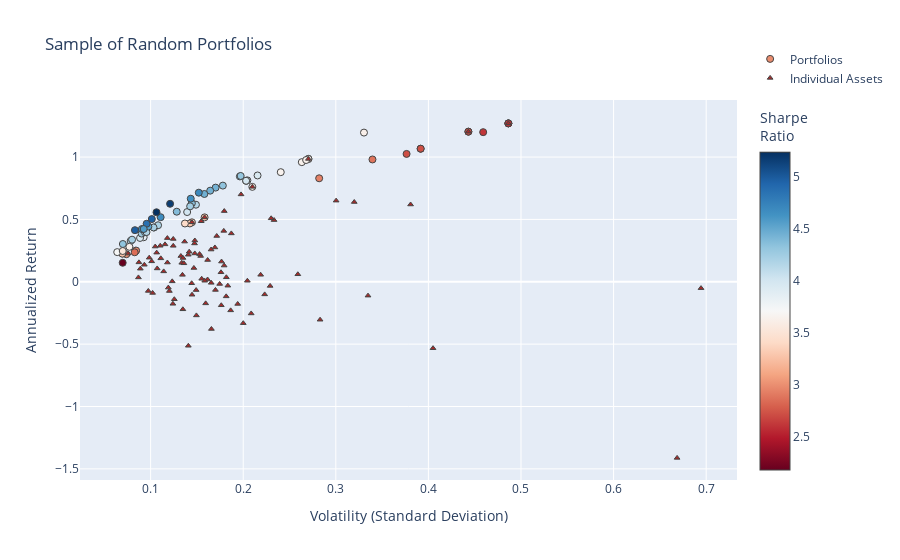

Notebook code cell kept with this figure:
### Code cell
fig2 = go.Figure()

fig2.add_trace(go.Scatter(
    x=[np.sqrt(p["variance"]) for p in dominant_portfolios],  # Convert variance to volatility
    y=[p["return"] for p in dominant_portfolios],
    mode='markers',
    marker=dict(
        color=[p["return"] / (np.sqrt(p["variance"])) for p in dominant_portfolios],  # Sharpe Ratio
        showscale=True,
        size=7,
        line=dict(width=1),
        colorscale="RdBu",
        colorbar=dict(title="Sharpe<br>Ratio")
    ),
    hoverinfo='text',
    text=[
        f"Return: {p['return']:.3%}<br>Volatility: {np.sqrt(p['variance']):.3f}<br>" +
        f"Sharpe Ratio: {p['sharpe']:.3f}<br>" +
        "<br>".join([f"{p['tickers'][i]}: Weight={p['weights'][i]:.3f}" for i in range(len(p['tickers']))])
        for p in dominant_portfolios
    ],
    name="Portfolios"
))

fig2.add_trace(go.Scatter(
    x=volatility,
    y=annualized_returns,
    mode='markers',
    hoverinfo='text',
    hovertext=[
        f"{name} <br>Volatility: {vol:.3f} <br>Returns: {ret:.3%} <br>Sharpe Ratio: {sr:.3f}"
        for name, vol, ret, sr in zip(names, volatility, annualized_returns, sharpe_ratios)
    ],
    marker=dict(
        color='brown',
        size=5,
        symbol='triangle-up',  # Sets the marker shape to a triangle
        line=dict(width=1)
    ),
    name="Individual Assets"
))

fig2.update_layout(
    title='Sample of Random Portfolios',
    xaxis_title='Volatility (Standard Deviation)',
    yaxis_title='Annualized Return',
    legend=dict(y=5
    )
)

fig2.show()

### Figure 1 — Plotly figure (JSON) as saved in the notebook; plotly's stock layout.template omitted (floating-point values rounded to 4 significant figures)
{"data": [{"hoverinfo": "text", "marker": {"color": [2.992, 2.96, 3.626, 2.965, 3.297, 2.855, 4.173, 2.182, 4.196, 3.262, 4.148, 2.611, 2.611, 2.942, 3.25, 4.332, 4.195, 3.975, 3.635, 4.354, 3.653, 3.246, 3.285, 3.409, 4.672, 4.229, 3.856, 5.239, 4.323, 4.453, 3.964, 4.221, 4.699, 2.888, 4.647, 4.28, 4.223, 4.008, 2.613, 4.961, 4.381, 4.436, 3.987, 4.229, 3.643, 2.723, 3.643, 4.444, 4.169, 4.24, 4.668, 3.987, 4.299, 4.537, 4.861, 2.724, 3.718, 4.981, 2.715, 3.955, 4.573, 2.724, 4.3, 3.643, 2.715, 2.611, 3.62, 3.529, 3.643, 5.165], "colorbar": {"title": {"text": "Sharpe<br>Ratio"}}, "colorscale": [[0, "rgb(103,0,31)"], [0.1, "rgb(178,24,43)"], [0.2, "rgb(214,96,77)"], [0.3, "rgb(244,165,130)"], [0.4, "rgb(253,219,199)"], [0.5, "rgb(247,247,247)"], [0.6, "rgb(209,229,240)"], [0.7, "rgb(146,197,222)"], [0.8, "rgb(67,147,195)"], [0.9, "rgb(33,102,172)"], [1, "rgb(5,48,97)"]], "line": {"width": 1}, "showscale": true, "size": 7}, "mode": "markers", "name": "Portfolios", "text": ["Return: 22.091%<br>Volatility: 0.074<br>Sharpe Ratio: 2.992<br>COST_Close: Weight=0.000<br>KO_Close: Weight=0.956<br>SRE_Close: Weight=0.044", "Return: 24.852%<br>Volatility: 0.084<br>Sharpe Ratio: 2.960<br>DIS_Close: Weight=0.000<br>SRE_Close: Weight=0.209<br>AMZN_Close: Weight=0.310<br>LMT_Close: Weight=0.482", "Return: 76.095%<br>Volatility: 0.210<br>Sharpe Ratio: 3.626<br>SYY_Close: Weight=0.000<br>GE_Close: Weight=0.000<br>PYPL_Close: Weight=1.000", "Return: 25.002%<br>Volatility: 0.084<br>Sharpe Ratio: 2.965<br>ABT_Close: Weight=0.197<br>PEP_Close: Weight=0.468<br>DE_Close: Weight=0.334", "Return: 47.674%<br>Volatility: 0.145<br>Sharpe Ratio: 3.297<br>BTI_Close: Weight=0.000<br>ZBH_Close: Weight=0.000<br>MCD_Close: Weight=1.000", "Return: 23.644%<br>Volatility: 0.083<br>Sharpe Ratio: 2.855<br>V_Close: Weight=0.607<br>JPM_Close: Weight=0.000<br>PEP_Close: Weight=0.393", "Return: 32.746%<br>Volatility: 0.078<br>Sharpe Ratio: 4.173<br>MRK_Close: Weight=0.000<br>WFC_Close: Weight=0.000<br>META_Close: Weight=0.349<br>KO_Close: Weight=0.651", "Return: 15.240%<br>Volatility: 0.070<br>Sharpe Ratio: 2.182<br>BSX_Close: Weight=0.175<br>AEP_Close: Weight=0.481<br>CSCO_Close: Weight=0.000<br>RTX_Close: Weight=0.344", "Return: 43.528%<br>Volatility: 0.104<br>Sharpe Ratio: 4.196<br>AEP_Close: Weight=0.333<br>ORCL_Close: Weight=0.276<br>BA_Close: Weight=0.391", "Return: 51.648%<br>Volatility: 0.158<br>Sharpe Ratio: 3.262<br>TXN_Close: Weight=0.000<br>META_Close: Weight=1.000<br>BIIB_Close: Weight=0.000", "Return: 61.793%<br>Volatility: 0.149<br>Sharpe Ratio: 4.148<br>INTC_Close: Weight=0.000<br>PYPL_Close: Weight=0.595<br>DE_Close: Weight=0.405", "Return: 126.996%<br>Volatility: 0.486<br>Sharpe Ratio: 2.611<br>VRTX_Close: Weight=1.000<br>GE_Close: Weight=0.000<br>QCOM_Close: Weight=0.000", "Return: 126.996%<br>Volatility: 0.486<br>Sharpe Ratio: 2.611<br>QCOM_Close: Weight=0.000<br>VRTX_Close: Weight=1.000<br>GIS_Close: Weight=0.000", "Return: 82.967%<br>Volatility: 0.282<br>Sharpe Ratio: 2.942<br>VRTX_Close: Weight=0.405<br>MO_Close: Weight=0.000<br>REGN_Close: Weight=0.411<br>GOOGL_Close: Weight=0.184", "Return: 22.638%<br>Volatility: 0.070<br>Sharpe Ratio: 3.250<br>BTI_Close: Weight=0.000<br>PM_Close: Weight=0.000<br>CRM_Close: Weight=0.187<br>KO_Close: Weight=0.813", "Return: 77.110%<br>Volatility: 0.178<br>Sharpe Ratio: 4.332<br>VRTX_Close: Weight=0.191<br>ETN_Close: Weight=0.160<br>PYPL_Close: Weight=0.649<br>CVX_Close: Weight=0.000", "Return: 45.331%<br>Volatility: 0.108<br>Sharpe Ratio: 4.195<br>ORCL_Close: Weight=0.183<br>TMO_Close: Weight=0.146<br>REGN_Close: Weight=0.157<br>MCD_Close: Weight=0.514", "Return: 81.306%<br>Volatility: 0.205<br>Sharpe Ratio: 3.975<br>EW_Close: Weight=0.361<br>BABA_Close: Weight=0.639<br>CVX_Close: Weight=0.000", "Return: 28.022%<br>Volatility: 0.077<br>Sharpe Ratio: 3.635<br>EW_Close: Weight=0.191<br>KO_Close: Weight=0.809<br>MO_Close: Weight=0.000", "Return: 62.947%<br>Volatility: 0.145<br>Sharpe Ratio: 4.354<br>VRTX_Close: Weight=0.176<br>INTC_Close: Weight=0.000<br>NFLX_Close: Weight=0.081<br>MCD_Close: Weight=0.743", "Return: 87.884%<br>Volatility: 0.241<br>Sharpe Ratio: 3.653<br>BABA_Close: Weight=0.894<br>GIS_Close: Weight=0.000<br>VZ_Close: Weight=0.106", "Return: 22.541%<br>Volatility: 0.069<br>Sharpe Ratio: 3.246<br>GILD_Close: Weight=0.178<br>PG_Close: Weight=0.000<br>T_Close: Weight=0.000<br>KO_Close: Weight=0.822", "Return: 46.775%<br>Volatility: 0.142<br>Sharpe Ratio: 3.285<br>NVDA_Close: Weight=0.241<br>LMT_Close: Weight=0.759<br>COST_Close: Weight=0.000", "Return: 46.729%<br>Volatility: 0.137<br>Sharpe Ratio: 3.409<br>MSFT_Close: Weight=0.407<br>BIIB_Close: Weight=0.000<br>ISRG_Close: Weight=0.593<br>CSCO_Close: Weight=0.000", "Return: 51.780%<br>Volatility: 0.111<br>Sharpe Ratio: 4.672<br>ABBV_Close: Weight=0.220<br>PYPL_Close: Weight=0.305<br>MCD_Close: Weight=0.437<br>AMZN_Close: Weight=0.038", "Return: 39.731%<br>Volatility: 0.094<br>Sharpe Ratio: 4.229<br>NEE_Close: Weight=0.596<br>DHR_Close: Weight=0.000<br>T_Close: Weight=0.000<br>ISRG_Close: Weight=0.404", "Return: 35.676%<br>Volatility: 0.093<br>Sharpe Ratio: 3.856<br>AEP_Close: Weight=0.440<br>ISRG_Close: Weight=0.396<br>SYY_Close: Weight=0.000<br>AMZN_Close: Weight=0.163", "Return: 55.730%<br>Volatility: 0.106<br>Sharpe Ratio: 5.239<br>AMD_Close: Weight=0.000<br>META_Close: Weight=0.246<br>BA_Close: Weight=0.317<br>MCD_Close: Weight=0.438", "Return: 30.277%<br>Volatility: 0.070<br>Sharpe Ratio: 4.323<br>KO_Close: Weight=0.548<br>PG_Close: Weight=0.000<br>META_Close: Weight=0.286<br>JNJ_Close: Weight=0.166", "Return: 70.386%<br>Volatility: 0.158<br>Sharpe Ratio: 4.453<br>NKE_Close: Weight=0.039<br>PYPL_Close: Weight=0.474<br>BA_Close: Weight=0.487<br>PFE_Close: Weight=0.000", "Return: 35.129%<br>Volatility: 0.089<br>Sharpe Ratio: 3.964<br>MDT_Close: Weight=0.000<br>KO_Close: Weight=0.880<br>QCOM_Close: Weight=0.000<br>VRTX_Close: Weight=0.120", "Return: 33.747%<br>Volatility: 0.080<br>Sharpe Ratio: 4.221<br>VZ_Close: Weight=0.000<br>DE_Close: Weight=0.253<br>ORCL_Close: Weight=0.221<br>NEE_Close: Weight=0.526", "Return: 71.448%<br>Volatility: 0.152<br>Sharpe Ratio: 4.699<br>VRTX_Close: Weight=0.147<br>IBM_Close: Weight=0.000<br>PYPL_Close: Weight=0.508<br>DE_Close: Weight=0.344", "Return: 98.066%<br>Volatility: 0.340<br>Sharpe Ratio: 2.888<br>NVDA_Close: Weight=0.605<br>NFLX_Close: Weight=0.395<br>XOM_Close: Weight=0.000", "Return: 66.618%<br>Volatility: 0.143<br>Sharpe Ratio: 4.647<br>XOM_Close: Weight=0.000<br>V_Close: Weight=0.294<br>BABA_Close: Weight=0.305<br>BA_Close: Weight=0.401", "Return: 38.653%<br>Volatility: 0.090<br>Sharpe Ratio: 4.280<br>K_Close: Weight=0.000<br>ABBV_Close: Weight=0.238<br>UNH_Close: Weight=0.359<br>MCD_Close: Weight=0.404", "Return: 43.562%<br>Volatility: 0.103<br>Sharpe Ratio: 4.223<br>BABA_Close: Weight=0.332<br>GOOGL_Close: Weight=0.000<br>PEP_Close: Weight=0.554<br>HON_Close: Weight=0.114", "Return: 55.902%<br>Volatility: 0.139<br>Sharpe Ratio: 4.008<br>LLY_Close: Weight=0.000<br>GOOGL_Close: Weight=0.094<br>ORCL_Close: Weight=0.319<br>BA_Close: Weight=0.587", "Return: 119.958%<br>Volatility: 0.459<br>Sharpe Ratio: 2.613<br>VRTX_Close: Weight=0.942<br>KR_Close: Weight=0.000<br>SYY_Close: Weight=0.000<br>NKE_Close: Weight=0.058", "Return: 50.257%<br>Volatility: 0.101<br>Sharpe Ratio: 4.961<br>ZBH_Close: Weight=0.000<br>MCD_Close: Weight=0.476<br>BA_Close: Weight=0.371<br>DUK_Close: Weight=0.153", "Return: 56.185%<br>Volatility: 0.128<br>Sharpe Ratio: 4.381<br>BABA_Close: Weight=0.382<br>SYK_Close: Weight=0.617<br>RMD_Close: Weight=0.001", "Return: 75.489%<br>Volatility: 0.170<br>Sharpe Ratio: 4.436<br>ISRG_Close: Weight=0.550<br>SO_Close: Weight=0.000<br>BABA_Close: Weight=0.450<br>ZBH_Close: Weight=0.000", "Return: 80.976%<br>Volatility: 0.203<br>Sharpe Ratio: 3.987<br>BAC_Close: Weight=0.000<br>CAT_Close: Weight=0.357<br>T_Close: Weight=0.000<br>BABA_Close: Weight=0.643", "Return: 39.732%<br>Volatility: 0.094<br>Sharpe Ratio: 4.229<br>NEE_Close: Weight=0.596<br>SO_Close: Weight=0.000<br>T_Close: Weight=0.000<br>ISRG_Close: Weight=0.404", "Return: 98.505%<br>Volatility: 0.270<br>Sharpe Ratio: 3.643<br>BTI_Close: Weight=0.000<br>GS_Close: Weight=0.000<br>BABA_Close: Weight=1.000", "Return: 102.503%<br>Volatility: 0.376<br>Sharpe Ratio: 2.723<br>F_Close: Weight=0.000<br>NVDA_Close: Weight=0.847<br>BMY_Close: Weight=0.153<br>BTI_Close: Weight=0.000", "Return: 95.911%<br>Volatility: 0.263<br>Sharpe Ratio: 3.643<br>BABA_Close: Weight=0.969<br>BSX_Close: Weight=0.031<br>UA_Close: Weight=0.000", "Return: 73.040%<br>Volatility: 0.164<br>Sharpe Ratio: 4.444<br>UA_Close: Weight=0.000<br>PYPL_Close: Weight=0.496<br>BA_Close: Weight=0.504<br>DIS_Close: Weight=0.000", "Return: 39.857%<br>Volatility: 0.096<br>Sharpe Ratio: 4.169<br>QCOM_Close: Weight=0.000<br>REGN_Close: Weight=0.137<br>NEE_Close: Weight=0.539<br>ADBE_Close: Weight=0.324", "Return: 60.514%<br>Volatility: 0.143<br>Sharpe Ratio: 4.240<br>META_Close: Weight=0.518<br>AMZN_Close: Weight=0.000<br>BA_Close: Weight=0.482", "Return: 42.283%<br>Volatility: 0.091<br>Sharpe Ratio: 4.668<br>KO_Close: Weight=0.572<br>BA_Close: Weight=0.298<br>CPB_Close: Weight=0.000<br>REGN_Close: Weight=0.131", "Return: 80.978%<br>Volatility: 0.203<br>Sharpe Ratio: 3.987<br>CAT_Close: Weight=0.357<br>BABA_Close: Weight=0.643<br>SYY_Close: Weight=0.000", "Return: 84.444%<br>Volatility: 0.196<br>Sharpe Ratio: 4.299<br>VRTX_Close: Weight=0.217<br>RTX_Close: Weight=0.043<br>BAC_Close: Weight=0.000<br>PYPL_Close: Weight=0.740", "Return: 44.284%<br>Volatility: 0.098<br>Sharpe Ratio: 4.537<br>ISRG_Close: Weight=0.280<br>V_Close: Weight=0.315<br>BSX_Close: Weight=0.000<br>MCD_Close: Weight=0.405", "Return: 46.513%<br>Volatility: 0.096<br>Sharpe Ratio: 4.861<br>UNH_Close: Weight=0.427<br>BA_Close: Weight=0.341<br>WMT_Close: Weight=0.232<br>T_Close: Weight=0.000", "Return: 106.662%<br>Volatility: 0.392<br>Sharpe Ratio: 2.724<br>CVX_Close: Weight=0.000<br>NKE_Close: Weight=0.120<br>NVDA_Close: Weight=0.880", "Return: 23.778%<br>Volatility: 0.064<br>Sharpe Ratio: 3.718<br>KO_Close: Weight=0.689<br>TSLA_Close: Weight=0.082<br>RTX_Close: Weight=0.229", "Return: 41.386%<br>Volatility: 0.083<br>Sharpe Ratio: 4.981<br>KO_Close: Weight=0.753<br>SNAP_Close: Weight=0.000<br>BABA_Close: Weight=0.247<br>BIIB_Close: Weight=0.000", "Return: 120.347%<br>Volatility: 0.443<br>Sharpe Ratio: 2.715<br>NVDA_Close: Weight=1.000<br>SO_Close: Weight=0.000<br>K_Close: Weight=0.000", "Return: 85.235%<br>Volatility: 0.215<br>Sharpe Ratio: 3.955<br>NVDA_Close: Weight=0.207<br>DHR_Close: Weight=0.000<br>PYPL_Close: Weight=0.793", "Return: 42.317%<br>Volatility: 0.093<br>Sharpe Ratio: 4.573<br>AEP_Close: Weight=0.492<br>GIS_Close: Weight=0.000<br>BABA_Close: Weight=0.310<br>JNJ_Close: Weight=0.198", "Return: 106.694%<br>Volatility: 0.392<br>Sharpe Ratio: 2.724<br>K_Close: Weight=0.000<br>NVDA_Close: Weight=0.881<br>NKE_Close: Weight=0.119", "Return: 84.837%<br>Volatility: 0.197<br>Sharpe Ratio: 4.300<br>VRTX_Close: Weight=0.215<br>MSFT_Close: Weight=0.051<br>PYPL_Close: Weight=0.734", "Return: 98.505%<br>Volatility: 0.270<br>Sharpe Ratio: 3.643<br>AMGN_Close: Weight=0.000<br>IBM_Close: Weight=0.000<br>BABA_Close: Weight=1.000", "Return: 120.347%<br>Volatility: 0.443<br>Sharpe Ratio: 2.715<br>NVDA_Close: Weight=1.000<br>GM_Close: Weight=0.000<br>GS_Close: Weight=0.000<br>KR_Close: Weight=0.000", "Return: 126.996%<br>Volatility: 0.486<br>Sharpe Ratio: 2.611<br>F_Close: Weight=0.000<br>VRTX_Close: Weight=1.000<br>CSCO_Close: Weight=0.000<br>QCOM_Close: Weight=0.000", "Return: 119.611%<br>Volatility: 0.330<br>Sharpe Ratio: 3.620<br>GOOGL_Close: Weight=0.000<br>RMD_Close: Weight=0.036<br>NVDA_Close: Weight=0.514<br>VRTX_Close: Weight=0.450", "Return: 24.667%<br>Volatility: 0.070<br>Sharpe Ratio: 3.529<br>KO_Close: Weight=0.626<br>NEE_Close: Weight=0.371<br>ACN_Close: Weight=0.003", "Return: 97.605%<br>Volatility: 0.268<br>Sharpe Ratio: 3.643<br>LLY_Close: Weight=0.009<br>INTC_Close: Weight=0.000<br>UA_Close: Weight=0.000<br>BABA_Close: Weight=0.991", "Return: 62.517%<br>Volatility: 0.121<br>Sharpe Ratio: 5.165<br>DE_Close: Weight=0.175<br>ISRG_Close: Weight=0.293<br>BA_Close: Weight=0.284<br>PYPL_Close: Weight=0.249"], "type": "scatter", "x": [0.07383, 0.08397, 0.2099, 0.08433, 0.1446, 0.08282, 0.07846, 0.06984, 0.1037, 0.1583, 0.149, 0.4864, 0.4864, 0.282, 0.06966, 0.178, 0.1081, 0.2045, 0.07708, 0.1446, 0.2406, 0.06943, 0.1424, 0.1371, 0.1108, 0.09395, 0.09253, 0.1064, 0.07003, 0.1581, 0.08861, 0.07996, 0.1521, 0.3396, 0.1433, 0.09031, 0.1031, 0.1395, 0.4592, 0.1013, 0.1282, 0.1702, 0.2031, 0.09395, 0.2704, 0.3764, 0.2633, 0.1644, 0.09559, 0.1427, 0.09058, 0.2031, 0.1964, 0.0976, 0.09569, 0.3916, 0.06395, 0.08309, 0.4432, 0.2155, 0.09254, 0.3917, 0.1973, 0.2704, 0.4432, 0.4864, 0.3304, 0.0699, 0.268, 0.121], "y": [0.2209, 0.2485, 0.761, 0.25, 0.4767, 0.2364, 0.3275, 0.1524, 0.4353, 0.5165, 0.6179, 1.27, 1.27, 0.8297, 0.2264, 0.7711, 0.4533, 0.8131, 0.2802, 0.6295, 0.8788, 0.2254, 0.4678, 0.4673, 0.5178, 0.3973, 0.3568, 0.5573, 0.3028, 0.7039, 0.3513, 0.3375, 0.7145, 0.9807, 0.6662, 0.3865, 0.4356, 0.559, 1.2, 0.5026, 0.5618, 0.7549, 0.8098, 0.3973, 0.9851, 1.025, 0.9591, 0.7304, 0.3986, 0.6051, 0.4228, 0.8098, 0.8444, 0.4428, 0.4651, 1.067, 0.2378, 0.4139, 1.203, 0.8524, 0.4232, 1.067, 0.8484, 0.9851, 1.203, 1.27, 1.196, 0.2467, 0.9761, 0.6252]}, {"hoverinfo": "text", "hovertext": ["GM_Close <br>Volatility: 0.170 <br>Returns: -6.545% <br>Sharpe Ratio: -0.385", "GE_Close <br>Volatility: 0.166 <br>Returns: -37.831% <br>Sharpe Ratio: -2.284", "NFLX_Close <br>Volatility: 0.320 <br>Returns: 63.935% <br>Sharpe Ratio: 1.998", "PEP_Close <br>Volatility: 0.087 <br>Returns: 15.556% <br>Sharpe Ratio: 1.780", "ZBH_Close <br>Volatility: 0.176 <br>Returns: 7.620% <br>Sharpe Ratio: 0.433", "ETN_Close <br>Volatility: 0.141 <br>Returns: 21.693% <br>Sharpe Ratio: 1.541", "MCD_Close <br>Volatility: 0.145 <br>Returns: 47.674% <br>Sharpe Ratio: 3.297", "MDT_Close <br>Volatility: 0.114 <br>Returns: 8.328% <br>Sharpe Ratio: 0.730", "KO_Close <br>Volatility: 0.076 <br>Returns: 22.618% <br>Sharpe Ratio: 2.987", "IBM_Close <br>Volatility: 0.141 <br>Returns: -51.301% <br>Sharpe Ratio: -3.645", "GOOG_Close <br>Volatility: 0.169 <br>Returns: 27.511% <br>Sharpe Ratio: 1.624", "CMCSA_Close <br>Volatility: 0.154 <br>Returns: 20.680% <br>Sharpe Ratio: 1.342", "UA_Close <br>Volatility: 0.335 <br>Returns: -11.114% <br>Sharpe Ratio: -0.332", "LMT_Close <br>Volatility: 0.107 <br>Returns: 23.364% <br>Sharpe Ratio: 2.192", "META_Close <br>Volatility: 0.158 <br>Returns: 51.648% <br>Sharpe Ratio: 3.262", "CPB_Close <br>Volatility: 0.149 <br>Returns: -26.972% <br>Sharpe Ratio: -1.805", "ABT_Close <br>Volatility: 0.133 <br>Returns: 20.651% <br>Sharpe Ratio: 1.556", "EMR_Close <br>Volatility: 0.165 <br>Returns: -0.844% <br>Sharpe Ratio: -0.051", "NEE_Close <br>Volatility: 0.105 <br>Returns: 28.234% <br>Sharpe Ratio: 2.689", "K_Close <br>Volatility: 0.135 <br>Returns: -22.065% <br>Sharpe Ratio: -1.636", "V_Close <br>Volatility: 0.110 <br>Returns: 28.881% <br>Sharpe Ratio: 2.616", "AMD_Close <br>Volatility: 0.694 <br>Returns: -5.109% <br>Sharpe Ratio: -0.074", "AEP_Close <br>Volatility: 0.101 <br>Returns: 16.390% <br>Sharpe Ratio: 1.620", "TSLA_Close <br>Volatility: 0.381 <br>Returns: 61.965% <br>Sharpe Ratio: 1.627", "SYY_Close <br>Volatility: 0.155 <br>Returns: 2.406% <br>Sharpe Ratio: 0.155", "BMY_Close <br>Volatility: 0.182 <br>Returns: 3.607% <br>Sharpe Ratio: 0.198", "PFE_Close <br>Volatility: 0.098 <br>Returns: -7.335% <br>Sharpe Ratio: -0.752", "NVDA_Close <br>Volatility: 0.443 <br>Returns: 120.347% <br>Sharpe Ratio: 2.715", "COST_Close <br>Volatility: 0.194 <br>Returns: -17.769% <br>Sharpe Ratio: -0.916", "DE_Close <br>Volatility: 0.179 <br>Returns: 40.807% <br>Sharpe Ratio: 2.279", "QCOM_Close <br>Volatility: 0.182 <br>Returns: -11.696% <br>Sharpe Ratio: -0.644", "ACN_Close <br>Volatility: 0.147 <br>Returns: 11.058% <br>Sharpe Ratio: 0.754", "DHR_Close <br>Volatility: 0.126 <br>Returns: -13.996% <br>Sharpe Ratio: -1.114", "SYK_Close <br>Volatility: 0.116 <br>Returns: 29.992% <br>Sharpe Ratio: 2.595", "VZ_Close <br>Volatility: 0.175 <br>Returns: -1.752% <br>Sharpe Ratio: -0.100", "INTC_Close <br>Volatility: 0.144 <br>Returns: -1.191% <br>Sharpe Ratio: -0.083", "AMZN_Close <br>Volatility: 0.171 <br>Returns: 36.711% <br>Sharpe Ratio: 2.142", "DIS_Close <br>Volatility: 0.123 <br>Returns: 0.346% <br>Sharpe Ratio: 0.028", "NKE_Close <br>Volatility: 0.259 <br>Returns: 6.009% <br>Sharpe Ratio: 0.232", "SRE_Close <br>Volatility: 0.107 <br>Returns: 10.690% <br>Sharpe Ratio: 0.998", "HON_Close <br>Volatility: 0.099 <br>Returns: 19.309% <br>Sharpe Ratio: 1.960", "REGN_Close <br>Volatility: 0.300 <br>Returns: 65.057% <br>Sharpe Ratio: 2.166", "SO_Close <br>Volatility: 0.102 <br>Returns: -8.956% <br>Sharpe Ratio: -0.877", "PG_Close <br>Volatility: 0.087 <br>Returns: 3.502% <br>Sharpe Ratio: 0.403", "PM_Close <br>Volatility: 0.135 <br>Returns: 19.081% <br>Sharpe Ratio: 1.414", "BSX_Close <br>Volatility: 0.134 <br>Returns: 15.214% <br>Sharpe Ratio: 1.138", "SNAP_Close <br>Volatility: 0.669 <br>Returns: -141.181% <br>Sharpe Ratio: -2.112", "F_Close <br>Volatility: 0.186 <br>Returns: -22.923% <br>Sharpe Ratio: -1.229", "WMT_Close <br>Volatility: 0.148 <br>Returns: 33.100% <br>Sharpe Ratio: 2.240", "TMO_Close <br>Volatility: 0.142 <br>Returns: 24.099% <br>Sharpe Ratio: 1.701", "CVX_Close <br>Volatility: 0.149 <br>Returns: -6.629% <br>Sharpe Ratio: -0.444", "TXN_Close <br>Volatility: 0.179 <br>Returns: 13.001% <br>Sharpe Ratio: 0.725", "GOOGL_Close <br>Volatility: 0.165 <br>Returns: 25.843% <br>Sharpe Ratio: 1.563", "RDY_Close <br>Volatility: 0.283 <br>Returns: -30.416% <br>Sharpe Ratio: -1.075", "WFC_Close <br>Volatility: 0.176 <br>Returns: -18.838% <br>Sharpe Ratio: -1.068", "BAC_Close <br>Volatility: 0.223 <br>Returns: -10.107% <br>Sharpe Ratio: -0.453", "GIS_Close <br>Volatility: 0.124 <br>Returns: -17.660% <br>Sharpe Ratio: -1.423", "BTI_Close <br>Volatility: 0.204 <br>Returns: 0.821% <br>Sharpe Ratio: 0.040", "GILD_Close <br>Volatility: 0.153 <br>Returns: 22.185% <br>Sharpe Ratio: 1.451", "RMD_Close <br>Volatility: 0.177 <br>Returns: 16.205% <br>Sharpe Ratio: 0.918", "BIIB_Close <br>Volatility: 0.229 <br>Returns: -3.324% <br>Sharpe Ratio: -0.145", "T_Close <br>Volatility: 0.145 <br>Returns: -10.384% <br>Sharpe Ratio: -0.717", "CRM_Close <br>Volatility: 0.148 <br>Returns: 22.729% <br>Sharpe Ratio: 1.539", "UNH_Close <br>Volatility: 0.118 <br>Returns: 35.013% <br>Sharpe Ratio: 2.965", "JNJ_Close <br>Volatility: 0.111 <br>Returns: 18.793% <br>Sharpe Ratio: 1.693", "HD_Close <br>Volatility: 0.134 <br>Returns: 5.554% <br>Sharpe Ratio: 0.413", "ORCL_Close <br>Volatility: 0.187 <br>Returns: 38.781% <br>Sharpe Ratio: 2.072", "XOM_Close <br>Volatility: 0.120 <br>Returns: -7.396% <br>Sharpe Ratio: -0.615", "EXC_Close <br>Volatility: 0.136 <br>Returns: 14.814% <br>Sharpe Ratio: 1.090", "AAPL_Close <br>Volatility: 0.162 <br>Returns: 17.462% <br>Sharpe Ratio: 1.081", "CAT_Close <br>Volatility: 0.233 <br>Returns: 49.457% <br>Sharpe Ratio: 2.120", "MS_Close <br>Volatility: 0.219 <br>Returns: 5.606% <br>Sharpe Ratio: 0.256", "KR_Close <br>Volatility: 0.405 <br>Returns: -53.258% <br>Sharpe Ratio: -1.315", "MSFT_Close <br>Volatility: 0.137 <br>Returns: 32.231% <br>Sharpe Ratio: 2.358", "JPM_Close <br>Volatility: 0.162 <br>Returns: 1.822% <br>Sharpe Ratio: 0.113", "RTX_Close <br>Volatility: 0.093 <br>Returns: 13.645% <br>Sharpe Ratio: 1.464", "GS_Close <br>Volatility: 0.209 <br>Returns: -25.385% <br>Sharpe Ratio: -1.217", "ABBV_Close <br>Volatility: 0.124 <br>Returns: 28.825% <br>Sharpe Ratio: 2.316", "BABA_Close <br>Volatility: 0.270 <br>Returns: 98.505% <br>Sharpe Ratio: 3.643", "BA_Close <br>Volatility: 0.198 <br>Returns: 70.035% <br>Sharpe Ratio: 3.543", "MMM_Close <br>Volatility: 0.118 <br>Returns: 15.425% <br>Sharpe Ratio: 1.305", "ADBE_Close <br>Volatility: 0.155 <br>Returns: 48.534% <br>Sharpe Ratio: 3.139", "MO_Close <br>Volatility: 0.200 <br>Returns: -33.192% <br>Sharpe Ratio: -1.659", "PYPL_Close <br>Volatility: 0.210 <br>Returns: 76.095% <br>Sharpe Ratio: 3.626", "CSCO_Close <br>Volatility: 0.159 <br>Returns: -17.299% <br>Sharpe Ratio: -1.085", "VRTX_Close <br>Volatility: 0.486 <br>Returns: 126.996% <br>Sharpe Ratio: 2.611", "AMGN_Close <br>Volatility: 0.183 <br>Returns: -3.148% <br>Sharpe Ratio: -0.172", "MA_Close <br>Volatility: 0.124 <br>Returns: 34.348% <br>Sharpe Ratio: 2.760", "MRK_Close <br>Volatility: 0.119 <br>Returns: -4.687% <br>Sharpe Ratio: -0.393", "EW_Close <br>Volatility: 0.230 <br>Returns: 50.893% <br>Sharpe Ratio: 2.211", "SAP_Close <br>Volatility: 0.147 <br>Returns: 30.726% <br>Sharpe Ratio: 2.084", "ISRG_Close <br>Volatility: 0.180 <br>Returns: 56.678% <br>Sharpe Ratio: 3.157", "DUK_Close <br>Volatility: 0.089 <br>Returns: 10.492% <br>Sharpe Ratio: 1.180", "LLY_Close <br>Volatility: 0.158 <br>Returns: 0.828% <br>Sharpe Ratio: 0.052"], "marker": {"color": "brown", "line": {"width": 1}, "size": 5, "symbol": "triangle-up"}, "mode": "markers", "name": "Individual Assets", "type": "scatter", "x": [0.17, 0.1657, 0.3199, 0.08737, 0.176, 0.1407, 0.1446, 0.1141, 0.07573, 0.1407, 0.1694, 0.1541, 0.3348, 0.1066, 0.1583, 0.1495, 0.1327, 0.1655, 0.105, 0.1348, 0.1104, 0.6944, 0.1011, 0.3808, 0.1552, 0.1818, 0.09751, 0.4432, 0.1941, 0.179, 0.1816, 0.1467, 0.1256, 0.1156, 0.1746, 0.1444, 0.1714, 0.1233, 0.259, 0.1071, 0.09851, 0.3004, 0.1022, 0.08685, 0.135, 0.1336, 0.6686, 0.1865, 0.1478, 0.1417, 0.1492, 0.1794, 0.1653, 0.283, 0.1763, 0.2232, 0.1241, 0.2045, 0.1529, 0.1766, 0.2291, 0.1447, 0.1477, 0.1181, 0.111, 0.1344, 0.1872, 0.1203, 0.1359, 0.1616, 0.2333, 0.2189, 0.405, 0.1367, 0.1615, 0.09322, 0.2086, 0.1244, 0.2704, 0.1977, 0.1182, 0.1546, 0.2, 0.2099, 0.1594, 0.4864, 0.1834, 0.1244, 0.1191, 0.2302, 0.1474, 0.1795, 0.08891, 0.1584], "y": [-0.06545, -0.3783, 0.6393, 0.1556, 0.0762, 0.2169, 0.4767, 0.08328, 0.2262, -0.513, 0.2751, 0.2068, -0.1111, 0.2336, 0.5165, -0.2697, 0.2065, -0.008445, 0.2823, -0.2206, 0.2888, -0.05109, 0.1639, 0.6196, 0.02406, 0.03607, -0.07335, 1.203, -0.1777, 0.4081, -0.117, 0.1106, -0.14, 0.2999, -0.01752, -0.01191, 0.3671, 0.003455, 0.06009, 0.1069, 0.1931, 0.6506, -0.08956, 0.03502, 0.1908, 0.1521, -1.412, -0.2292, 0.331, 0.241, -0.06629, 0.13, 0.2584, -0.3042, -0.1884, -0.1011, -0.1766, 0.008211, 0.2219, 0.1621, -0.03324, -0.1038, 0.2273, 0.3501, 0.1879, 0.05554, 0.3878, -0.07396, 0.1481, 0.1746, 0.4946, 0.05606, -0.5326, 0.3223, 0.01822, 0.1365, -0.2539, 0.2883, 0.9851, 0.7003, 0.1543, 0.4853, -0.3319, 0.761, -0.173, 1.27, -0.03148, 0.3435, -0.04687, 0.5089, 0.3073, 0.5668, 0.1049, 0.008279]}], "layout": {"legend": {"y": 5}, "title": {"text": "Sample of Random Portfolios"}, "xaxis": {"title": {"text": "Volatility (Standard Deviation)"}}, "yaxis": {"title": {"text": "Annualized Return"}}}}
